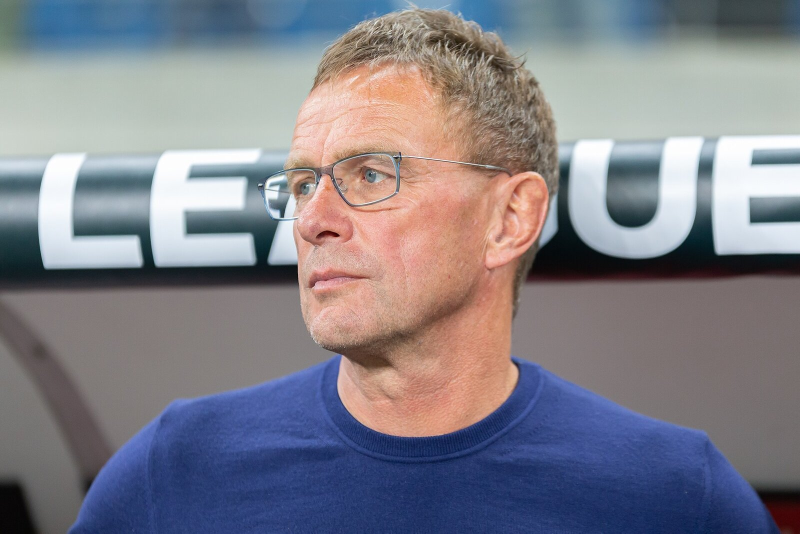
#> input picture tools/reel_v7/v7-contar-rivales-rangnick/photos/raw1.jpg, 1600 x 1067 px, found by its file name (shown at 1/2 size)
$ python cut.py
#> lines starting #> are read from the running program, lines starting #| are printed output that depends on the picture
# Fotos de v7-carteles-herrera: recortes, rembg y gradación (tools/reel_v7/bielsa/grade.py)
from rembg import remove, new_session
from PIL import Image
import sys; sys.path.insert(0,'../bielsa'); from grade import grade
# 1 · Herrera en el banquillo de San Siro (c. 1961): recorte en marco (la grada y los demás detrás no se pueden quitar limpios)
Image.open('photos/raw1.jpg').convert('RGB').crop((260,330,760,980)).save('photos/p1_crop.jpg',quality=92)
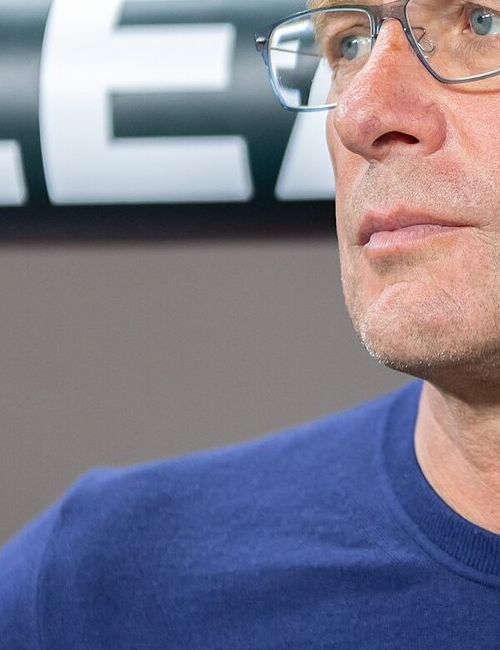
#> saved as p1_crop.jpg: PIL image 500x650 RGB; mean R, G, B 126.9, 124, 140.2
# 2 · Herrera con sus jugadores (c. 1961): foto entera en marco
Image.open("photos/raw2.jpg").convert("RGB").resize((1100,708),Image.LANCZOS).save('photos/p2.jpg',quality=92)
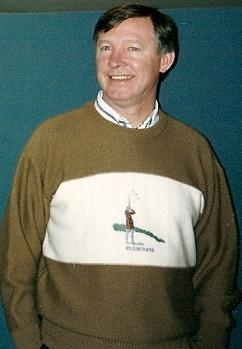
#> input picture tools/reel_v7/v7-camiseta-gris-ferguson/photos/raw2.jpg, 242 x 349 px, found by its file name
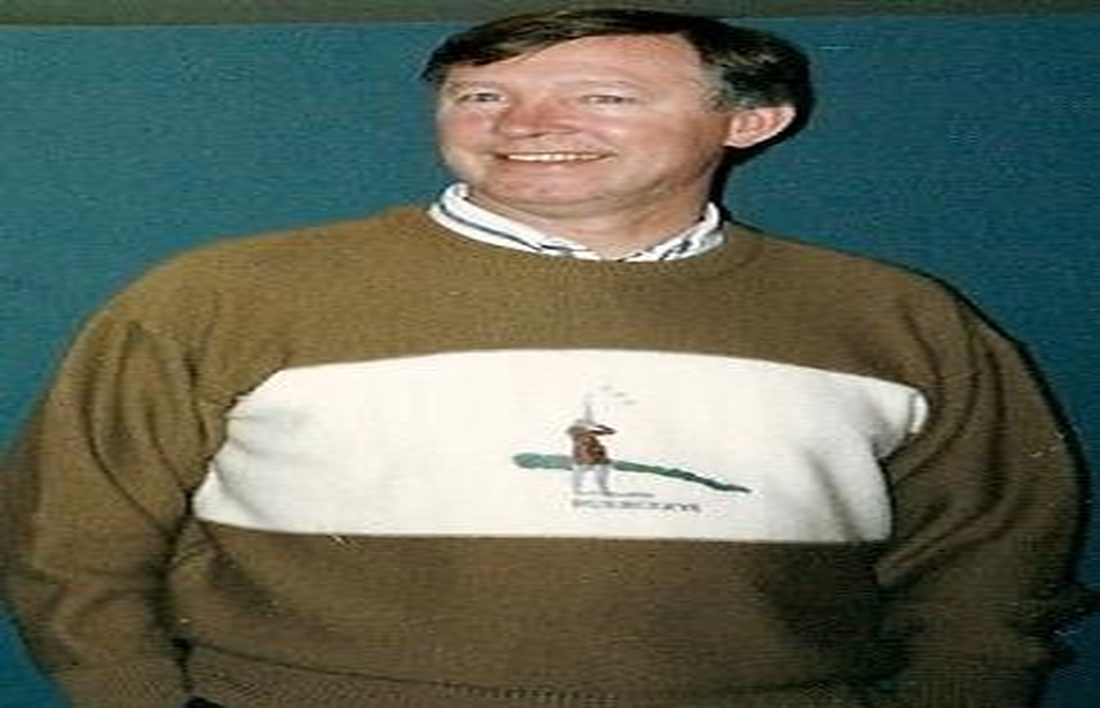
#> saved as p2.jpg: PIL image 1100x708 RGB; mean R, G, B 97.6, 104.2, 90.4
# 3 · Inter 1965-66 con los trofeos: pequeña, en marco
Image.open('photos/raw3.jpg').convert('RGB').save('photos/p3.jpg',quality=95)
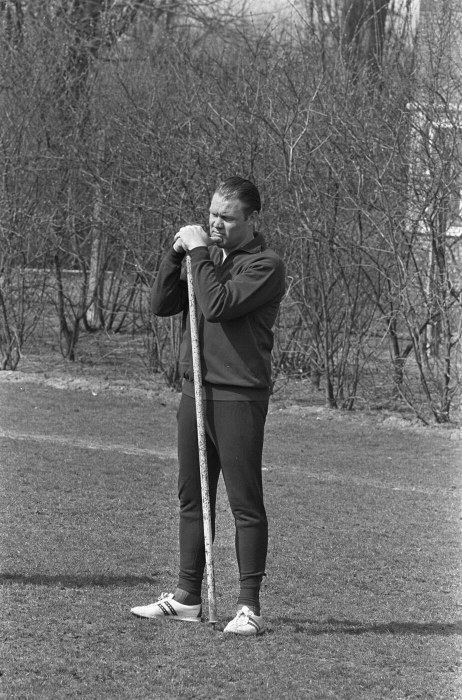
#> input picture tools/reel_v7/v7-general-michels/photos/raw3.jpg, 924 x 1400 px, found by its file name (shown at 1/2 size)
# 4 · Facchetti y Herrera (1964-65): recortados con rembg
#> (the run stopped early here; a loop or call above may not have finished)
